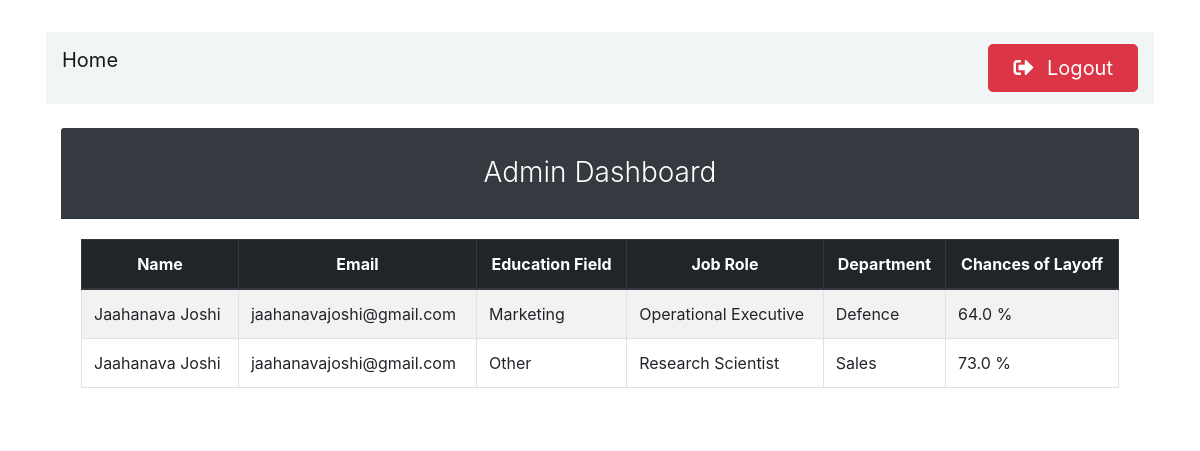
Page /admindashboard/ (signed in) on the committed database.
### users/models.py (models this page shows, shortened)
class LayoffPrediction(models.Model):
    user = models.OneToOneField(User, on_delete=models.CASCADE)
    age = models.IntegerField()
    education_field = models.IntegerField(choices=[
        (0, "Human Resources"),
        (1, "Life Sciences"),
        (2, "Marketing"),
        (3, "Medical"),
        (4, "Other"),
        (5, "Technical Degree")
    ], default=0)
    job_role = models.IntegerField(choices=[
        (0, "Healthcare Representative"),
        (1, "Human Resources"),
        (2, "Laboratory Technician"),
        (3, "Network Engineer"),
        (4, "Operational Executive"),
        (5, "Project Manager"),
        (6, "Research Director"),
        (7, "Research Scientist"),
        (8, "Sales Executive"),
        (9, "Sales Representative"),
        (10, "Software Developer"),
        (11, "Team Lead")
    ], default=0)
    department = models.IntegerField(choices=[
        (0, "Defence"),
        (1, "Human Resources"),
        (2, "IT department"),
        (3, "Research & Development"),
        (4, "Sales"),
        (5, "Tech Development")
    ], default=0)
    industry = models.IntegerField(choices=[
        (0, "Aerospace"),
        (1, "Education"),
        (2, "Finance"),
        (3, "Fitness"),
        (4, "Food"),
        (5, "Healthcare"),
        (6, "Logistics"),
        (7, "Real Estate"),
        (8, "Retail"),
        (9, "Sales"),
        (10, "Transportation"),
        (11, "Travel")
    ], default=0)
    stage = models.IntegerField(choices=[
        (0, "Acquired"),
        (1, "Post-IPO"),
        (2, "Private Equity"),
        (3, "Seed"),
        (4, "Series A"),
        (5, "Series B"),
        (6, "Series C"),
        (7, "Series D"),
        (8, "Series E"),
        (9, "Series F"),
        (10, "Series G"),
        (11, "Series H"),
        (12, "Series I"),
        (13, "Series J"),
        (14, "Subsidiary"),
        (15, "Unknown")
    ], default=0)
    education = models.IntegerField()
    funds_raised = models.DecimalField(max_digits=10, decimal_places=2)
    performance_rating = models.IntegerField()
    job_satisfaction = models.IntegerField()
    job_involvement = models.IntegerField()
    years_at_company = models.IntegerField()
    years_in_current_role = models.IntegerField()
    years_with_curr_manager = models.IntegerField()
    monthly_income = models.IntegerField()
    num_companies_worked = models.IntegerField()
    prediction_percentage = models.FloatField()
    gender = models.IntegerField(choices=[
        (0, "Male"),
        (1, "Female"),
        (2, "Other")
    ], default=0)

### users/views.py (the view)
# urls.py: path('admindashboard/', AdminDashboardView.as_view(), name='users-admindashboard'),
class AdminDashboardView(LoginRequiredMixin, TemplateView):
    template_name = 'users/admindashboard.html'
    def get_context_data(self, **kwargs):
        context = super().get_context_data(**kwargs)
        predictions = LayoffPrediction.objects.all()
        context['predictions'] = predictions
        return context

### users/templates/users/admindashboard.html (shortened to what this page needs)
{% extends "users/baseadmin.html" %}
{% block content %}
<div class="container-fluid mt-4">
    <div class="row justify-content-center">
        <div class="col-12">
            <div class="card shadow-lg border-0 rounded-lg">
                <div class="card-header bg-dark text-white text-center">
                    <h3 class="font-weight-light my-3">Admin Dashboard</h3>
                </div>
                <div class="card-body">
                    <div class="table-responsive">
                        <table class="table table-striped table-bordered table-hover">
                            <thead class="thead-dark text-center">
                                <tr>
                                    <th>Name</th>
                                    <th>Email</th>
                                    <th>Education Field</th>
                                    <th>Job Role</th>
                                    <th>Department</th>
                                    <th>Chances of Layoff</th>
                                </tr>
                            </thead>
                            <tbody>
                                {% for prediction in predictions %}
                                    <tr>
                                        <td>{{ prediction.user.get_full_name }}</td>
                                        <td>{{ prediction.user.email }}</td>
                                        <td>{{ prediction.get_education_field_display }}</td>
                                        <td>{{ prediction.get_job_role_display }}</td>
                                        <td>{{ prediction.get_department_display }}</td>
                                        <td>{% if prediction.prediction_percentage %}
                                            {{ prediction.prediction_percentage }} %
                                        {% else %}
                                            N/A
                                        {% endif %}</td>
                                    </tr>
                                {% empty %}
                                    <tr>
                                        <td colspan="6" class="text-center text-muted">
                                            No data available.
                                        </td>
                                    </tr>
                                {% endfor %}
                            </tbody>
                        </table>
                    </div>
                </div>
            </div>
        </div>
    </div>
</div>
{% endblock content %}

### users/templates/users/baseadmin.html (shortened to what this page needs)
<!doctype html>
<html lang="en">
<head>
    <link rel="stylesheet" href="https://maxcdn.bootstrapcdn.com/bootstrap/4.0.0/css/bootstrap.min.css">
	<link rel="stylesheet" href="https://use.fontawesome.com/releases/v5.8.2/css/all.css">
</head>
<body>
  <div class="container p-3 my-3">
    <div class="row">
      <div class="col-md-12">
        <nav class="navbar navbar-expand-md navbar-light " style="background-color: #f0f5f5">
          <p class="navbar-brand">Home</p>
            <div class="collapse navbar-collapse" id="navbarCollapse">
                <div class="navbar-nav ml-auto">
                  {% if user.is_authenticated %}
                    <form method="post" action="{% url 'adminlogout' %}" class="ml-3">
                      <button type="submit" class="btn btn-danger btn-lg px-4 py-2">
                          <i class="fas fa-sign-out-alt mr-2"></i> Logout
                      </button>
                  </form>
                  {% else %}
                    <a href="{% url 'adminlogin' %}" class="nav-item nav-link">Sign in</a>
                  {% endif %}
                </div>
            </div>
        </nav>
        {% block content %}{% endblock %}
      </div>
    </div>
  </div>
</body>
</html>

### rows in the picture
LayoffPrediction: user.get_full_name "Jaahanava Joshi", user.email "jaahanavajoshi@gmail.com", education_field "Marketing", job_role "Operational Executive", department "Defence", prediction_percentage "64.0"
LayoffPrediction: user.get_full_name "Jaahanava Joshi", user.email "jaahanavajoshi@gmail.com", education_field "Other", job_role "Research Scientist", department "Sales", prediction_percentage "73.0"
